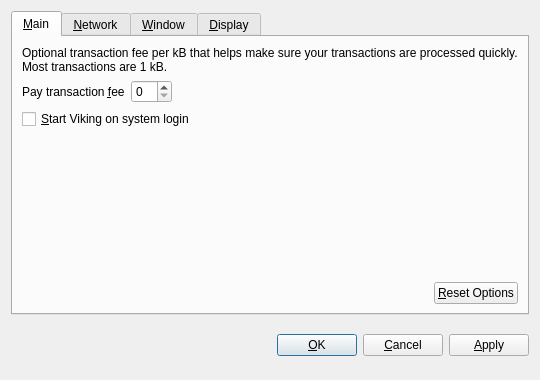
<?xml version="1.0" encoding="UTF-8"?>
<ui version="4.0">
 <class>OptionsDialog</class>
 <widget class="QDialog" name="OptionsDialog">
  <property name="geometry">
   <rect>
    <x>0</x>
    <y>0</y>
    <width>540</width>
    <height>380</height>
   </rect>
  </property>
  <property name="windowTitle">
   <string>Options</string>
  </property>
  <property name="modal">
   <bool>true</bool>
  </property>
  <layout class="QVBoxLayout" name="verticalLayout">
   <item>
    <widget class="QTabWidget" name="tabWidget">
     <property name="tabPosition">
      <enum>QTabWidget::North</enum>
     </property>
     <property name="currentIndex">
      <number>0</number>
     </property>
     <widget class="QWidget" name="tabMain">
      <attribute name="title">
       <string>&amp;Main</string>
      </attribute>
      <layout class="QVBoxLayout" name="verticalLayout_Main">
       <item>
        <widget class="QLabel" name="transactionFeeInfoLabel">
         <property name="text">
          <string>Optional transaction fee per kB that helps make sure your transactions are processed quickly. Most transactions are 1 kB.</string>
         </property>
         <property name="textFormat">
          <enum>Qt::PlainText</enum>
         </property>
         <property name="wordWrap">
          <bool>true</bool>
         </property>
        </widget>
       </item>
       <item>
        <layout class="QHBoxLayout" name="horizontalLayout_1_Main">
         <item>
          <widget class="QLabel" name="transactionFeeLabel">
           <property name="text">
            <string>Pay transaction &amp;fee</string>
           </property>
           <property name="textFormat">
            <enum>Qt::PlainText</enum>
           </property>
           <property name="buddy">
            <cstring>transactionFee</cstring>
           </property>
          </widget>
         </item>
         <item>
          <widget class="BitcoinAmountField" name="transactionFee"/>
         </item>
         <item>
          <spacer name="horizontalSpacer_1_Main">
           <property name="orientation">
            <enum>Qt::Horizontal</enum>
           </property>
           <property name="sizeHint" stdset="0">
            <size>
             <width>40</width>
             <height>20</height>
            </size>
           </property>
          </spacer>
         </item>
        </layout>
       </item>
       <item>
        <widget class="QCheckBox" name="bitcoinAtStartup">
         <property name="toolTip">
          <string>Automatically start Viking after logging in to the system.</string>
         </property>
         <property name="text">
          <string>&amp;Start Viking on system login</string>
         </property>
        </widget>
       </item>
       <item>
        <spacer name="verticalSpacer_Main">
         <property name="orientation">
          <enum>Qt::Vertical</enum>
         </property>
         <property name="sizeHint" stdset="0">
          <size>
           <width>20</width>
           <height>40</height>
          </size>
         </property>
        </spacer>
       </item>
       <item>
        <layout class="QHBoxLayout" name="horizontalLayout_2_Main">
         <item>
          <spacer name="horizontalSpacer_2_Main">
           <property name="orientation">
            <enum>Qt::Horizontal</enum>
           </property>
           <property name="sizeHint" stdset="0">
            <size>
             <width>40</width>
             <height>20</height>
            </size>
           </property>
          </spacer>
         </item>
         <item>
          <widget class="QPushButton" name="resetButton">
           <property name="toolTip">
            <string>Reset all client options to default.</string>
           </property>
           <property name="text">
            <string>&amp;Reset Options</string>
           </property>
           <property name="autoDefault">
            <bool>false</bool>
           </property>
          </widget>
         </item>
        </layout>
       </item>
      </layout>
     </widget>
     <widget class="QWidget" name="tabNetwork">
      <attribute name="title">
       <string>&amp;Network</string>
      </attribute>
      <layout class="QVBoxLayout" name="verticalLayout_Network">
       <item>
        <widget class="QCheckBox" name="mapPortUpnp">
         <property name="toolTip">
          <string>Automatically open the Viking client port on the router. This only works when your router supports UPnP and it is enabled.</string>
         </property>
         <property name="text">
          <string>Map port using &amp;UPnP</string>
         </property>
        </widget>
       </item>
       <item>
        <widget class="QCheckBox" name="connectSocks">
         <property name="toolTip">
          <string>Connect to the Viking network through a SOCKS proxy (e.g. when connecting through Tor).</string>
         </property>
         <property name="text">
          <string>&amp;Connect through SOCKS proxy:</string>
         </property>
        </widget>
       </item>
       <item>
        <layout class="QHBoxLayout" name="horizontalLayout_Network">
         <item>
          <widget class="QLabel" name="proxyIpLabel">
           <property name="text">
            <string>Proxy &amp;IP:</string>
           </property>
           <property name="textFormat">
            <enum>Qt::PlainText</enum>
           </property>
           <property name="buddy">
            <cstring>proxyIp</cstring>
           </property>
          </widget>
         </item>
         <item>
          <widget class="QValidatedLineEdit" name="proxyIp">
           <property name="maximumSize">
            <size>
             <width>140</width>
             <height>16777215</height>
            </size>
           </property>
           <property name="toolTip">
            <string>IP address of the proxy (e.g. 127.0.0.1)</string>
           </property>
          </widget>
         </item>
         <item>
          <widget class="QLabel" name="proxyPortLabel">
           <property name="text">
            <string>&amp;Port:</string>
           </property>
           <property name="textFormat">
            <enum>Qt::PlainText</enum>
           </property>
           <property name="buddy">
            <cstring>proxyPort</cstring>
           </property>
          </widget>
         </item>
         <item>
          <widget class="QLineEdit" name="proxyPort">
           <property name="maximumSize">
            <size>
             <width>55</width>
             <height>16777215</height>
            </size>
           </property>
           <property name="toolTip">
            <string>Port of the proxy (e.g. 9050)</string>
           </property>
          </widget>
         </item>
         <item>
          <widget class="QLabel" name="socksVersionLabel">
           <property name="text">
            <string>SOCKS &amp;Version:</string>
           </property>
           <property name="textFormat">
            <enum>Qt::PlainText</enum>
           </property>
           <property name="buddy">
            <cstring>socksVersion</cstring>
           </property>
          </widget>
         </item>
         <item>
          <widget class="QValueComboBox" name="socksVersion">
           <property name="toolTip">
            <string>SOCKS version of the proxy (e.g. 5)</string>
           </property>
          </widget>
         </item>
         <item>
          <spacer name="horizontalSpacer_Network">
           <property name="orientation">
            <enum>Qt::Horizontal</enum>
           </property>
           <property name="sizeHint" stdset="0">
            <size>
             <width>40</width>
             <height>20</height>
            </size>
           </property>
          </spacer>
         </item>
        </layout>
       </item>
       <item>
        <spacer name="verticalSpacer_Network">
         <property name="orientation">
          <enum>Qt::Vertical</enum>
         </property>
         <property name="sizeHint" stdset="0">
          <size>
           <width>20</width>
           <height>40</height>
          </size>
         </property>
        </spacer>
       </item>
      </layout>
     </widget>
     <widget class="QWidget" name="tabWindow">
      <attribute name="title">
       <string>&amp;Window</string>
      </attribute>
      <layout class="QVBoxLayout" name="verticalLayout_Window">
       <item>
        <widget class="QCheckBox" name="minimizeToTray">
         <property name="toolTip">
          <string>Show only a tray icon after minimizing the window.</string>
         </property>
         <property name="text">
          <string>&amp;Minimize to the tray instead of the taskbar</string>
         </property>
        </widget>
       </item>
       <item>
        <widget class="QCheckBox" name="minimizeOnClose">
         <property name="toolTip">
          <string>Minimize instead of exit the application when the window is closed. When this option is enabled, the application will be closed only after selecting Quit in the menu.</string>
         </property>
         <property name="text">
          <string>M&amp;inimize on close</string>
         </property>
        </widget>
       </item>
       <item>
        <spacer name="verticalSpacer_Window">
         <property name="orientation">
          <enum>Qt::Vertical</enum>
         </property>
         <property name="sizeHint" stdset="0">
          <size>
           <width>20</width>
           <height>40</height>
          </size>
         </property>
        </spacer>
       </item>
      </layout>
     </widget>
     <widget class="QWidget" name="tabDisplay">
      <attribute name="title">
       <string>&amp;Display</string>
      </attribute>
      <layout class="QVBoxLayout" name="verticalLayout_Display">
       <item>
        <layout class="QHBoxLayout" name="horizontalLayout_1_Display">
         <item>
          <widget class="QLabel" name="langLabel">
           <property name="text">
            <string>User Interface &amp;language:</string>
           </property>
           <property name="textFormat">
            <enum>Qt::PlainText</enum>
           </property>
           <property name="buddy">
            <cstring>lang</cstring>
           </property>
          </widget>
         </item>
         <item>
          <widget class="QValueComboBox" name="lang">
           <property name="toolTip">
            <string>The user interface language can be set here. This setting will take effect after restarting Viking.</string>
           </property>
          </widget>
         </item>
        </layout>
       </item>
       <item>
        <layout class="QHBoxLayout" name="horizontalLayout_2_Display">
         <item>
          <widget class="QLabel" name="unitLabel">
           <property name="text">
            <string>&amp;Unit to show amounts in:</string>
           </property>
           <property name="textFormat">
            <enum>Qt::PlainText</enum>
           </property>
           <property name="buddy">
            <cstring>unit</cstring>
           </property>
          </widget>
         </item>
         <item>
          <widget class="QValueComboBox" name="unit">
           <property name="toolTip">
            <string>Choose the default subdivision unit to show in the interface and when sending coins.</string>
           </property>
          </widget>
         </item>
        </layout>
       </item>
       <item>
        <widget class="QCheckBox" name="displayAddresses">
         <property name="toolTip">
          <string>Whether to show Viking addresses in the transaction list or not.</string>
         </property>
         <property name="text">
          <string>&amp;Display addresses in transaction list</string>
         </property>
        </widget>
       </item>
       <item>
        <spacer name="verticalSpacer_Display">
         <property name="orientation">
          <enum>Qt::Vertical</enum>
         </property>
         <property name="sizeHint" stdset="0">
          <size>
           <width>20</width>
           <height>40</height>
          </size>
         </property>
        </spacer>
       </item>
      </layout>
     </widget>
    </widget>
   </item>
   <item>
    <layout class="QHBoxLayout" name="horizontalLayout_Buttons">
     <item>
      <spacer name="horizontalSpacer_1">
       <property name="orientation">
        <enum>Qt::Horizontal</enum>
       </property>
       <property name="sizeHint" stdset="0">
        <size>
         <width>40</width>
         <height>48</height>
        </size>
       </property>
      </spacer>
     </item>
     <item>
      <widget class="QLabel" name="statusLabel">
       <property name="font">
        <font>
         <weight>75</weight>
         <bold>true</bold>
        </font>
       </property>
       <property name="text">
        <string/>
       </property>
       <property name="textFormat">
        <enum>Qt::PlainText</enum>
       </property>
       <property name="wordWrap">
        <bool>true</bool>
       </property>
      </widget>
     </item>
     <item>
      <spacer name="horizontalSpacer_2">
       <property name="orientation">
        <enum>Qt::Horizontal</enum>
       </property>
       <property name="sizeHint" stdset="0">
        <size>
         <width>40</width>
         <height>48</height>
        </size>
       </property>
      </spacer>
     </item>
     <item>
      <widget class="QPushButton" name="okButton">
       <property name="text">
        <string>&amp;OK</string>
       </property>
      </widget>
     </item>
     <item>
      <widget class="QPushButton" name="cancelButton">
       <property name="text">
        <string>&amp;Cancel</string>
       </property>
       <property name="autoDefault">
        <bool>false</bool>
       </property>
      </widget>
     </item>
     <item>
      <widget class="QPushButton" name="applyButton">
       <property name="text">
        <string>&amp;Apply</string>
       </property>
       <property name="autoDefault">
        <bool>false</bool>
       </property>
      </widget>
     </item>
    </layout>
   </item>
  </layout>
 </widget>
 <customwidgets>
  <customwidget>
   <class>BitcoinAmountField</class>
   <extends>QSpinBox</extends>
   <header>bitcoinamountfield.h</header>
  </customwidget>
  <customwidget>
   <class>QValueComboBox</class>
   <extends>QComboBox</extends>
   <header>qvaluecombobox.h</header>
  </customwidget>
  <customwidget>
   <class>QValidatedLineEdit</class>
   <extends>QLineEdit</extends>
   <header>qvalidatedlineedit.h</header>
  </customwidget>
 </customwidgets>
 <resources/>
 <connections/>
</ui>
